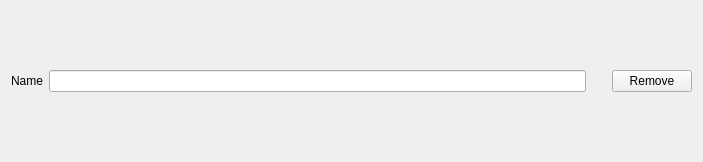
<?xml version="1.0" encoding="UTF-8"?>
<ui version="4.0">
 <class>DayInWeekEntry</class>
 <widget class="QWidget" name="DayInWeekEntry">
  <property name="geometry">
   <rect>
    <x>0</x>
    <y>0</y>
    <width>703</width>
    <height>162</height>
   </rect>
  </property>
  <property name="windowTitle">
   <string>Form</string>
  </property>
  <layout class="QHBoxLayout" name="horizontalLayout">
   <item>
    <widget class="QLabel" name="label">
     <property name="text">
      <string>Name</string>
     </property>
    </widget>
   </item>
   <item>
    <widget class="QLineEdit" name="LineName"/>
   </item>
   <item>
    <spacer name="verticalSpacer">
     <property name="orientation">
      <enum>Qt::Orientation::Vertical</enum>
     </property>
     <property name="sizeHint" stdset="0">
      <size>
       <width>20</width>
       <height>40</height>
      </size>
     </property>
    </spacer>
   </item>
   <item>
    <widget class="QPushButton" name="pushButton">
     <property name="text">
      <string>Remove</string>
     </property>
    </widget>
   </item>
  </layout>
 </widget>
 <resources/>
 <connections/>
</ui>
